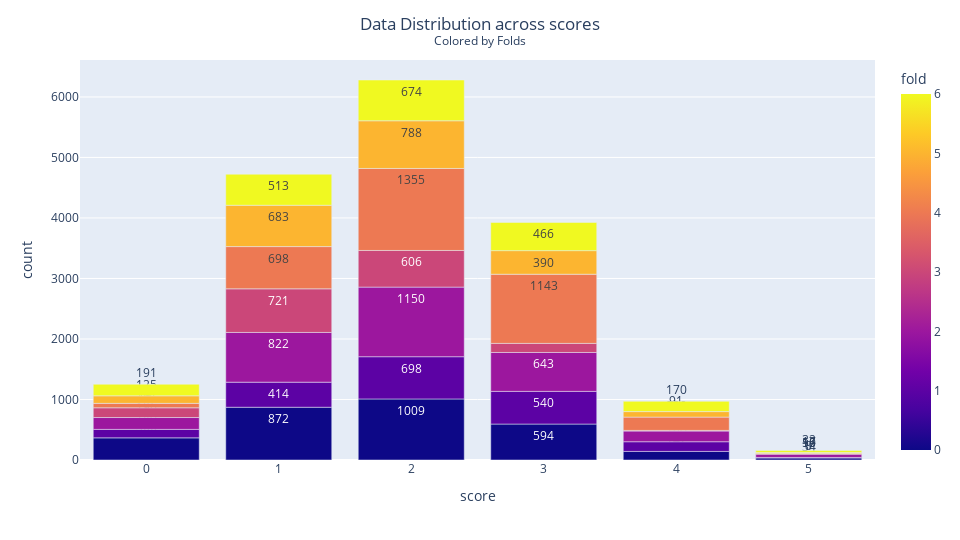

The cell this chart's notebook holds for it:
### Code cell
fig = px.bar(
    train_df.groupby(["fold"])["score"].value_counts().reset_index(),
    x="score",
    y="count",
    color="fold",
    text="count",
    barmode="group",
)
fig.update_layout(
    height=1080//2,
    width=1920//2,
    title_x=0.5,
    title_text=f"Data Distribution across scores<br><sup>Colored by Folds</sup>",
    legend=dict(orientation="h", yanchor="top", xanchor="center", y=-0.2, x=0.5),
    barmode="group",
)
fig.show()

### Figure 1 — Plotly figure (JSON) as saved in the notebook; plotly's stock layout.template omitted (floating-point values rounded to 4 significant figures)
{"data": [{"alignmentgroup": "True", "hovertemplate": "score=%{x}<br>count=%{text}<br>fold=%{marker.color}<extra></extra>", "legendgroup": "", "marker": {"color": [0, 0, 0, 0, 0, 0, 1, 1, 1, 1, 1, 1, 2, 2, 2, 2, 2, 2, 3, 3, 3, 3, 3, 4, 4, 4, 4, 4, 4, 5, 5, 5, 5, 5, 5, 6, 6, 6, 6, 6, 6], "coloraxis": "coloraxis", "pattern": {"shape": ""}}, "name": "", "offsetgroup": "", "orientation": "v", "showlegend": false, "text": [1009, 872, 594, 366, 142, 34, 698, 540, 414, 160, 140, 8, 1150, 822, 643, 196, 177, 55, 721, 606, 161, 150, 10, 1355, 1143, 698, 220, 73, 10, 788, 683, 390, 125, 91, 17, 674, 513, 466, 191, 170, 32], "textposition": "auto", "type": "bar", "x": [2, 1, 3, 0, 4, 5, 2, 3, 1, 4, 0, 5, 2, 1, 3, 0, 4, 5, 1, 2, 0, 3, 4, 2, 3, 1, 4, 0, 5, 2, 1, 3, 0, 4, 5, 2, 1, 3, 0, 4, 5], "xaxis": "x", "y": [1009, 872, 594, 366, 142, 34, 698, 540, 414, 160, 140, 8, 1150, 822, 643, 196, 177, 55, 721, 606, 161, 150, 10, 1355, 1143, 698, 220, 73, 10, 788, 683, 390, 125, 91, 17, 674, 513, 466, 191, 170, 32], "yaxis": "y"}], "layout": {"barmode": "group", "coloraxis": {"colorbar": {"title": {"text": "fold"}}, "colorscale": [[0, "#0d0887"], [0.1111, "#46039f"], [0.2222, "#7201a8"], [0.3333, "#9c179e"], [0.4444, "#bd3786"], [0.5556, "#d8576b"], [0.6667, "#ed7953"], [0.7778, "#fb9f3a"], [0.8889, "#fdca26"], [1, "#f0f921"]]}, "height": 540, "legend": {"orientation": "h", "tracegroupgap": 0, "x": 0.5, "xanchor": "center", "y": -0.2, "yanchor": "top"}, "margin": {"t": 60}, "title": {"text": "Data Distribution across scores<br><sup>Colored by Folds</sup>", "x": 0.5}, "width": 960, "xaxis": {"anchor": "y", "domain": [0, 1], "title": {"text": "score"}}, "yaxis": {"anchor": "x", "domain": [0, 1], "title": {"text": "count"}}}}
